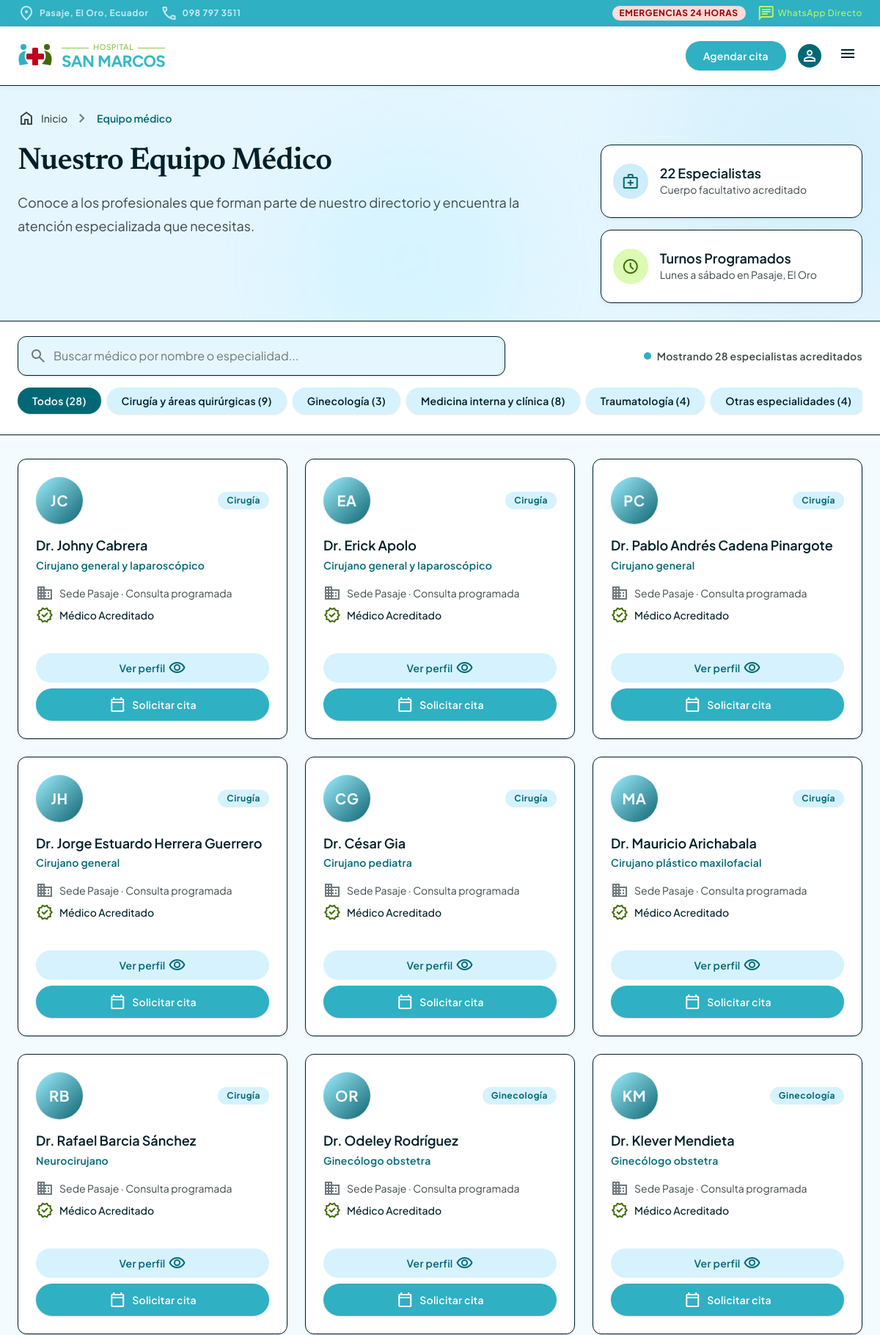
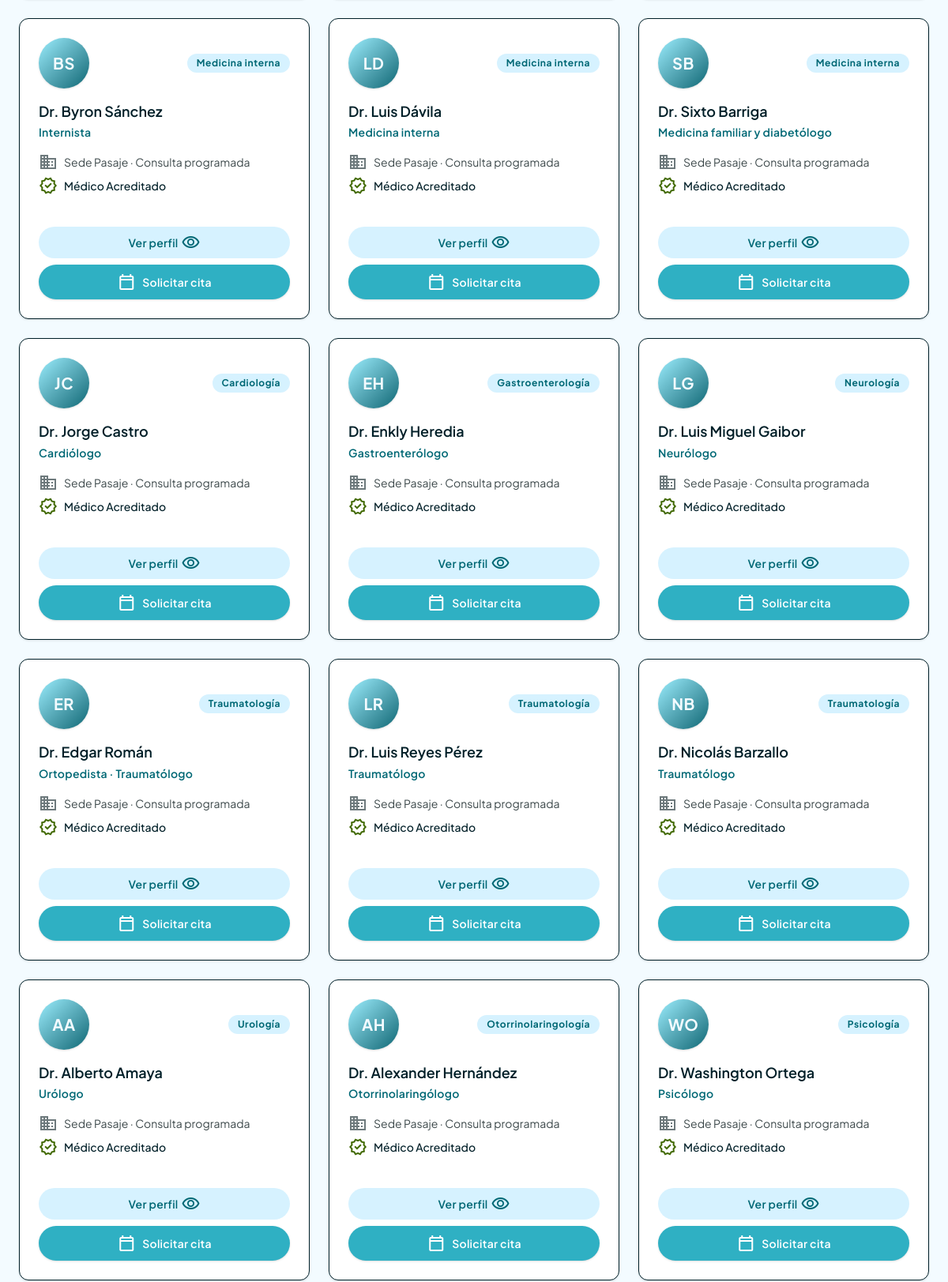
Page /hospital-san-marcos/equipo-medico (upper part) on the committed database (2 pictures, top to bottom).
### tables this page shows
CREATE TABLE `medicos` (
  `id`                  INT UNSIGNED NOT NULL AUTO_INCREMENT,
  `slug`                VARCHAR(120) NOT NULL,
  `nombre`              VARCHAR(150) NOT NULL,
  `titulo_especialidad` VARCHAR(150) NOT NULL,
  `categoria`           ENUM('cirugia','ginecologia','medicina-interna','traumatologia','otras') NOT NULL,
  `iniciales`           VARCHAR(6) NOT NULL,
  `ubicacion`           VARCHAR(150) NOT NULL,
  `acreditado`          TINYINT(1) NOT NULL DEFAULT 1,
  `descripcion`         TEXT NOT NULL,
  `especialidad_id`     INT UNSIGNED NULL DEFAULT NULL,
  `orden`               INT UNSIGNED NOT NULL DEFAULT 0,
  `activo`              TINYINT(1) NOT NULL DEFAULT 1,
  `creado_en`           TIMESTAMP NOT NULL DEFAULT CURRENT_TIMESTAMP,
  PRIMARY KEY (`id`),
  UNIQUE KEY `uq_medicos_slug` (`slug`),
  KEY `idx_medicos_categoria` (`categoria`),
  KEY `idx_medicos_orden` (`orden`),
  CONSTRAINT `fk_medicos_especialidad` FOREIGN KEY (`especialidad_id`) REFERENCES `especialidades` (`id`) ON DELETE SET NULL
);

### views/pages/equipo-medico.php (the view, shortened to what the rows shown need)
<?php
$doctors       = DoctorRepository::getAll();
?>
<div class="hospital-page-hero flex flex-col w-full">
  <section class="relative w-full bg-surface-container-low pt-8 pb-6 overflow-hidden">
    <div class="max-w-7xl mx-auto px-gutter relative z-10">
      <div class="hospital-hero-grid grid grid-cols-1 lg:grid-cols-12 gap-space-xl items-start">
        <div class="hospital-hero-copy lg:col-span-8 space-y-space-md">
          <h1 class="hospital-hero-title font-display text-display text-on-surface tracking-tight leading-none">
            Nuestro Equipo Médico
          </h1>
        </div>
      </div>
    </div>
  </section>
  <section class="w-full bg-surface py-8 px-gutter">
    <div class="max-w-7xl mx-auto flex flex-col gap-space-xl">
      <div id="doctor-grid" class="grid grid-cols-1 md:grid-cols-2 lg:grid-cols-3 gap-space-lg">
        <?php foreach ($doctors as $doctor): ?>
          <?php
          $categoryBadgeLabel = DoctorRepository::getCategoryBadgeLabel($doctor);
          $isAccredited       = !empty($doctor['accredited']);
          $appointmentUrl     = url('/agendar-cita') . '?doctor=' . rawurlencode((string) $doctor['name']);
          ?>
          <article
            data-doctor-card="true"
            data-id="<?= e($doctor['id']) ?>"
            data-name="<?= e($doctor['name']) ?>"
            data-specialty="<?= e($doctor['specialty']) ?>"
            data-category="<?= e($doctor['category']) ?>"
            data-badge="<?= e($categoryBadgeLabel) ?>"
            data-initials="<?= e($doctor['initials']) ?>"
            data-location="<?= e($doctor['location']) ?>"
            data-accredited="<?= $isAccredited ? '1' : '0' ?>"
            data-description="<?= e($doctor['description']) ?>"
            data-appointment-url="<?= e($appointmentUrl) ?>"
            class="flex flex-col bg-surface-container-lowest rounded-xl p-space-lg shadow-sm hover:shadow-md transition-all border border-outline-variant group"
          >
            <div class="flex items-center justify-between mb-space-md">
              <div class="w-16 h-16 rounded-full bg-gradient-to-br from-primary-fixed to-primary text-surface flex items-center justify-center font-bold text-title-lg tracking-wide shadow-sm shrink-0">
                <?= e($doctor['initials']) ?>
              </div>
              <span class="bg-surface-container text-primary font-label-sm text-label-sm px-3 py-1 rounded-full font-semibold">
                <?= e($categoryBadgeLabel) ?>
              </span>
            </div>
            <div class="flex flex-col flex-grow">
              <h3 class="font-title-md text-title-md text-on-surface font-bold leading-snug">
                <?= e($doctor['name']) ?>
              </h3>
              <p class="font-label-md text-label-md text-primary font-semibold mt-1">
                <?= e($doctor['specialty']) ?>
              </p>
              <div class="mt-space-md space-y-1.5 text-on-surface-variant font-body-sm text-body-sm">
                <div class="flex items-center gap-2">
                  <span class="material-symbols-outlined text-[18px] text-outline shrink-0">
                  </span>
                  <span><?= e($doctor['location']) ?></span>
                </div>
                <div class="flex items-center gap-2">
                  <?php if ($isAccredited): ?>
                    <span class="material-symbols-outlined text-[18px] text-secondary shrink-0">
                    </span>
                    <span class="text-on-surface font-medium">Médico Acreditado</span>
                  <?php endif; ?>
                </div>
              </div>
              <div class="mt-space-lg pt-space-md flex flex-col gap-2">
                <button
                  type="button"
                  data-open-doctor-modal="<?= e($doctor['id']) ?>"
                  class="inline-flex items-center justify-center gap-1 bg-surface-container text-primary font-title-md text-label-md font-semibold px-4 py-2 rounded-full hover:bg-surface-container-high transition-colors"
                >
                  <span>Ver perfil</span>
                  <span class="material-symbols-outlined text-[16px]">visibility</span>
                </button>
                <a
                  href="<?= e($appointmentUrl) ?>"
                  class="inline-flex items-center justify-center gap-2 bg-primary-container text-on-primary font-title-md text-label-md font-semibold px-4 py-2.5 rounded-full hover:bg-primary transition-colors shadow-sm"
                >
                  <span class="material-symbols-outlined text-[18px]">calendar_today</span>
                  <span>Solicitar cita</span>
                </a>
              </div>
            </div>
          </article>
        <?php endforeach; ?>
      </div>
    </div>
  </section>
</div>

### rows in the picture
medicos: iniciales "JC", categoria "Cirugía", nombre "Dr. Johny Cabrera", titulo_especialidad "Cirujano general y laparoscópico", ubicacion "Sede Pasaje · Consulta programada"
medicos: iniciales "EA", categoria "Cirugía", nombre "Dr. Erick Apolo", titulo_especialidad "Cirujano general y laparoscópico", ubicacion "Sede Pasaje · Consulta programada"
medicos: iniciales "PC", categoria "Cirugía", nombre "Dr. Pablo Andrés Cadena Pinargote", titulo_especialidad "Cirujano general", ubicacion "Sede Pasaje · Consulta programada"
medicos: iniciales "JH", categoria "Cirugía", nombre "Dr. Jorge Estuardo Herrera Guerrero", titulo_especialidad "Cirujano general", ubicacion "Sede Pasaje · Consulta programada"
medicos: iniciales "CG", categoria "Cirugía", nombre "Dr. César Gia", titulo_especialidad "Cirujano pediatra", ubicacion "Sede Pasaje · Consulta programada"
medicos: iniciales "MA", categoria "Cirugía", nombre "Dr. Mauricio Arichabala", titulo_especialidad "Cirujano plástico maxilofacial", ubicacion "Sede Pasaje · Consulta programada"
medicos: iniciales "RB", categoria "Cirugía", nombre "Dr. Rafael Barcia Sánchez", titulo_especialidad "Neurocirujano", ubicacion "Sede Pasaje · Consulta programada"
medicos: iniciales "OR", categoria "Ginecología", nombre "Dr. Odeley Rodríguez", titulo_especialidad "Ginecólogo obstetra", ubicacion "Sede Pasaje · Consulta programada"
medicos: iniciales "KM", categoria "Ginecología", nombre "Dr. Klever Mendieta", titulo_especialidad "Ginecólogo obstetra", ubicacion "Sede Pasaje · Consulta programada"
medicos: iniciales "BS", categoryBadgeLabel "Medicina interna", nombre "Dr. Byron Sánchez", titulo_especialidad "Internista", ubicacion "Sede Pasaje · Consulta programada"
medicos: iniciales "LD", categoryBadgeLabel "Medicina interna", nombre "Dr. Luis Dávila", titulo_especialidad "Medicina interna", ubicacion "Sede Pasaje · Consulta programada"
medicos: iniciales "SB", categoryBadgeLabel "Medicina interna", nombre "Dr. Sixto Barriga", titulo_especialidad "Medicina familiar y diabetólogo", ubicacion "Sede Pasaje · Consulta programada"
medicos: iniciales "JC", titulo_especialidad "Cardiología", nombre "Dr. Jorge Castro", titulo_especialidad "Cardiólogo", ubicacion "Sede Pasaje · Consulta programada"
medicos: iniciales "EH", titulo_especialidad "Gastroenterología", nombre "Dr. Enkly Heredia", titulo_especialidad "Gastroenterólogo", ubicacion "Sede Pasaje · Consulta programada"
medicos: iniciales "LG", titulo_especialidad "Neurología", nombre "Dr. Luis Miguel Gaibor", titulo_especialidad "Neurólogo", ubicacion "Sede Pasaje · Consulta programada"
medicos: iniciales "ER", categoria "Traumatología", nombre "Dr. Edgar Román", titulo_especialidad "Ortopedista · Traumatólogo", ubicacion "Sede Pasaje · Consulta programada"
medicos: iniciales "LR", categoria "Traumatología", nombre "Dr. Luis Reyes Pérez", titulo_especialidad "Traumatólogo", ubicacion "Sede Pasaje · Consulta programada"
medicos: iniciales "NB", categoria "Traumatología", nombre "Dr. Nicolás Barzallo", titulo_especialidad "Traumatólogo", ubicacion "Sede Pasaje · Consulta programada"
medicos: iniciales "AA", titulo_especialidad "Urología", nombre "Dr. Alberto Amaya", titulo_especialidad "Urólogo", ubicacion "Sede Pasaje · Consulta programada"
medicos: iniciales "AH", titulo_especialidad "Otorrinolaringología", nombre "Dr. Alexander Hernández", titulo_especialidad "Otorrinolaringólogo", ubicacion "Sede Pasaje · Consulta programada"
medicos: iniciales "WO", titulo_especialidad "Psicología", nombre "Dr. Washington Ortega", titulo_especialidad "Psicólogo", ubicacion "Sede Pasaje · Consulta programada"

### other values in the picture
$breadcrumbLabel "Equipo médico"
$cat['label'] "Todos (28)"
$cat['label'] "Cirugía y áreas quirúrgicas (9)"
$cat['label'] "Ginecología (3)"
$cat['label'] "Medicina interna y clínica (8)"
$cat['label'] "Traumatología (4)"
$cat['label'] "Otras especialidades (4)"
